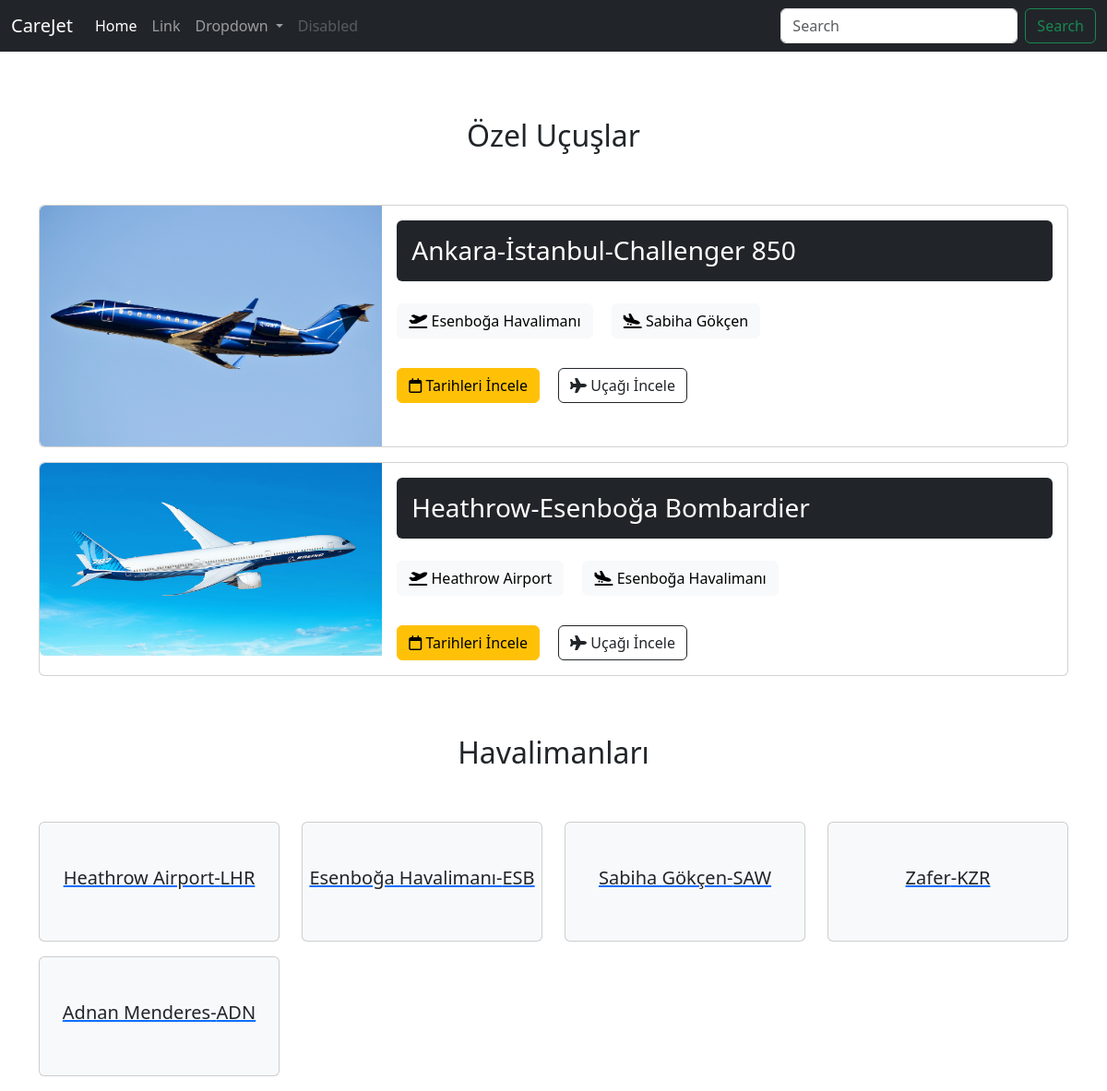
The page / on the database its author committed.
### ucus/models.py (models this page shows, shortened)
class Rota(models.Model):
    isim = models.CharField(max_length=120)
    kalkis = models.ForeignKey(Airport,on_delete=models.CASCADE, related_name="Kalkış")
    varis = models.ForeignKey(Airport,on_delete=models.CASCADE, related_name="Varış")
    ucak = models.ForeignKey(Ucak,on_delete=models.CASCADE)
    class Meta:
        verbose_name="Uçus Rotası"
        verbose_name_plural="Uçuş Rotaları"

class Ucak(models.Model):
    isim = models.CharField(max_length=150)
    marka = models.CharField(max_length=120)
    model = models.CharField(max_length=120)
    yil = models.IntegerField()
    kapasite = models.IntegerField()
    hiz = models.FloatField()
    boy = models.FloatField()
    ulke = models.CharField(max_length=120)
    detay = models.TextField()
    resim = models.ImageField(upload_to="images/")
    class Meta:
        verbose_name="Jet"
        verbose_name_plural="Jetler"

class Airport(models.Model):
    isim = models.CharField(max_length=180) # Charfield= kısa metinsel ifade, max_lenght belirtilmeli
    sehir = models.CharField(max_length=50)
    ulke = models.CharField(max_length=80)
    kod = models.CharField(max_length=8)
    aciklama = models.TextField(null=True,blank=True) # null veritabanı için blank form için
    def __str__(self):
        return self.isim #listede object yerine isim görünmesi için

### ucus/views.py (the view)
# urls.py: 2. Add a URL to urlpatterns:  path('', views.home, name='home')
def home(request):
    airports = Airport.objects.all()
    rotalar = Rota.objects.all()
    return render(request,'index.html',context={'airports':airports,'rotalar':rotalar})

### template/index.html (shortened to what this page needs)
{% extends 'base.html' %}
{% block slide %}
<div class="row">
    <div class="col-md-12 p-0">
    </div>
</div>
{% endblock %}
{% block icerik %}
<div class="container">
    <div class="row">
        <div class="col-md-12">
            <h2 class="text-dark text-center py-5">Özel Uçuşlar</h2>
            {% for rota in rotalar %}
            <div class="card mb-3">
                <div class="row g-0">
                    <div class="col-md-4 rotaucakresim">
                        <img src="media/{{ rota.ucak.resim }}" class="img-fluid rounded-start" alt="...">
                    </div>
                    <div class="col-md-8">
                        <div class="card-body">
                            <h3 class="card-title bg-dark text-white rounded p-3 mb-4">{{ rota.isim }}</h3>
                            <p class="card-text">
                                <button
                                        class="btn btn-light btn-xl"><i class="fa-solid fa-plane-departure"></i> {{ rota.kalkis }}
                                </button>
                                <button
                                        class="btn btn-light btn-xl mx-3"><i class="fa-solid fa-plane-arrival"></i>
                                    {{ rota.varis }}
                                </button>
                            </p>
                            <div class="rotabutonlar pt-3">
                                <a href="takvim/{{rota.id}}" class="btn btn-warning"><i
                                        class="fa-regular fa-calendar"></i> Tarihleri
                                    İncele</a>
                                <a href="ucak/{{rota.ucak.id}}" class="btn btn-outline-dark mx-3"><i
                                        class="fa-solid fa-plane"></i> Uçağı
                                    İncele</a>
                            </div>
                        </div>
                    </div>
                </div>
            </div>
            {% endfor %}
        </div>
    </div>
    <div class="row">
        <div class="col-md-12">
            <h2 class="text-dark text-center py-5">Havalimanları</h2>
        </div>
        {% for airport in airports %}
        <div class="col-md-3 mb-3">
            <a href="airport/{{airport.id}}">
                <div class="card bg-light py-5 text-center">
                    <h5>{{airport.isim}}-{{airport.kod}}</h5>
                </div>
            </a>
        </div>
        {% endfor %}
    </div>
</div>
{% endblock %}

### template/base.html (style rules this page uses)
.rotaucakresim img { height: 250; width: 100%; object-fit: cover; }

### rows shown on the page
Rota: ucak.resim (picture), isim "Ankara-İstanbul-Challenger 850", kalkis "Esenboğa Havalimanı", varis "Sabiha Gökçen"
Rota: ucak.resim (picture), isim "Heathrow-Esenboğa Bombardier", kalkis "Heathrow Airport", varis "Esenboğa Havalimanı"
Airport: isim "Heathrow Airport", kod "LHR"
Airport: isim "Esenboğa Havalimanı", kod "ESB"
Airport: isim "Sabiha Gökçen", kod "SAW"
Airport: isim "Zafer", kod "KZR"
Airport: isim "Adnan Menderes", kod "ADN"
